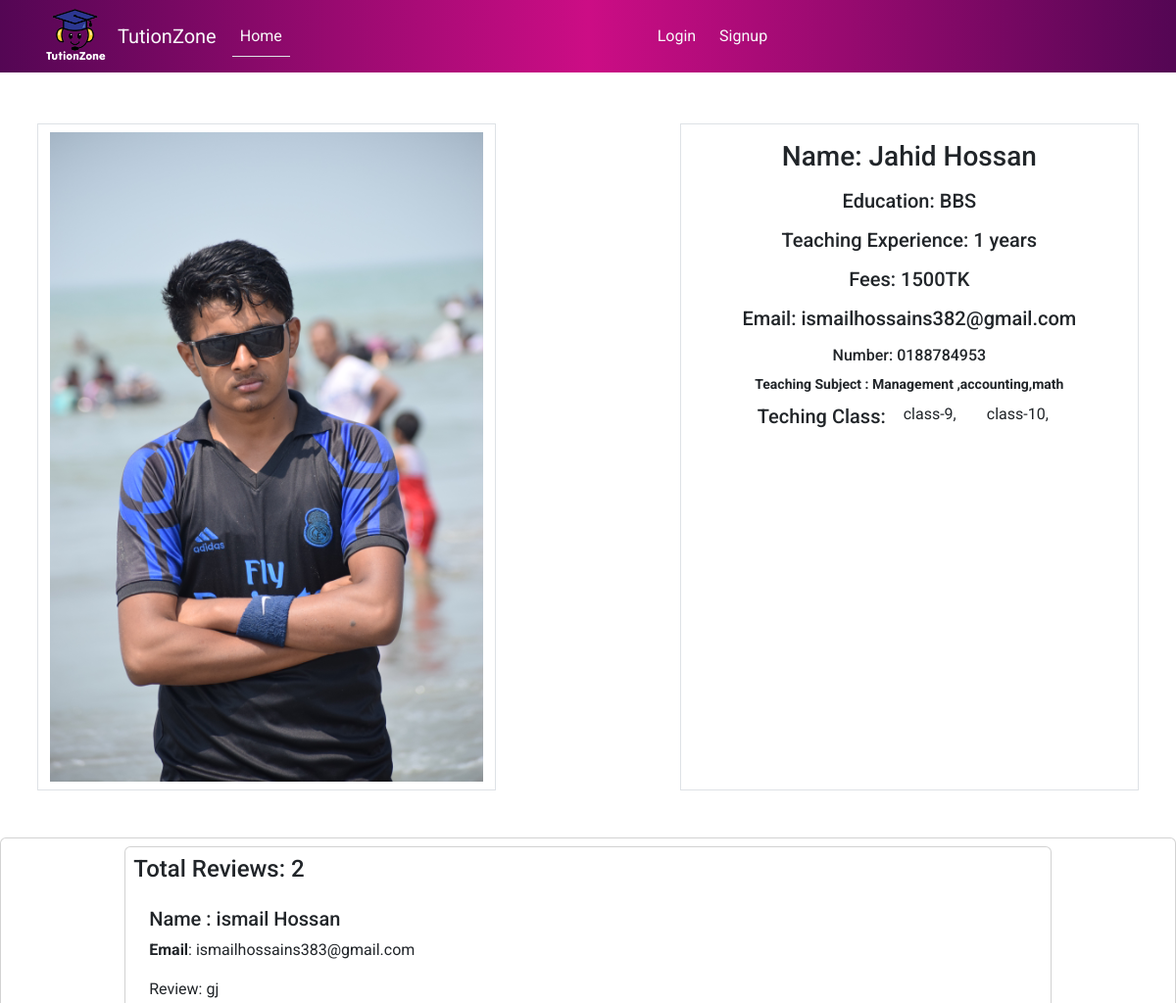
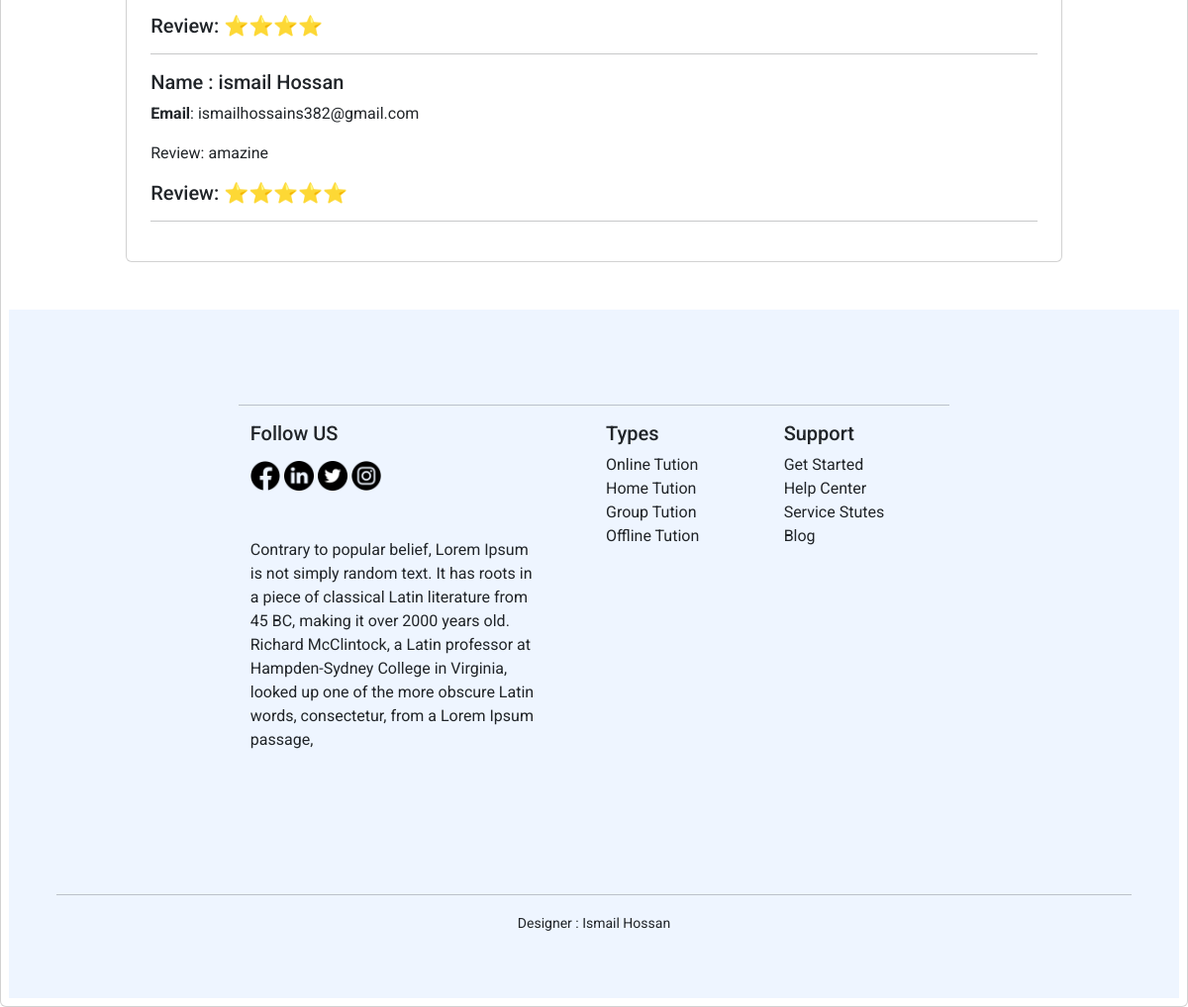
Screenshot of /tution/details/2/ with the database file from the repository (2 pictures, top to bottom).
### tution/models.py (models this page shows, shortened)
class AddTutors(models.Model):
    user = models.ForeignKey(User,on_delete =models.CASCADE,related_name ='tutor')
    name =models.CharField(max_length=50)
    image = models.ImageField(upload_to="tution/image/")
    class_category = models.ManyToManyField(CategoryByClasses)
    education = models.CharField(max_length=100)
    teaching_experience = models.CharField(max_length =20)
    fee =models.CharField(max_length=10)
    subject = models.CharField(max_length=50)
    number =models.CharField(max_length=12)

class Review(models.Model):
    tutors = models.ForeignKey(AddTutors ,on_delete =  models.CASCADE, related_name='reviews')
    body = models.TextField()
    name= models.CharField(max_length=100)
    email = models.EmailField()
    created_date = models.DateTimeField(auto_now_add=True)
    rating = models.CharField(choices = STARCHOICES ,max_length =10)

### categorybyclasses/models.py (models this page shows, shortened)
class CategoryByClasses(models.Model):
    name = models.CharField(max_length =30)
    slug = models.SlugField(max_length =40)

### tution/views.py (the view)
# urls.py: path('details/<int:id>/',views.tutorDetails, name='details'),
def tutorDetails(request,id):
    tutors =AddTutors.objects.get(pk=id)
    review = tutors.reviews.all()
    return render(request,'tutor_detail/details.html',{'tution':tutors ,"review":review})

### tution/templates/tutor_detail/details.html (shortened to what this page needs)
{% extends "base.html" %}
{% block content %}
{% load static %}
{% load crispy_forms_tags %}
 <div class="container text-center mb-5">
    <div class="row g-2 justify-content-between  mt-5">
      <div class="col-5 border">
        <div class="p-2">
            <img style="" src="{{ tution.image.url }}" class="card-img-top" alt="car-image">
        </div>
      </div>
      <div class="col-5 border">
        <div class="p-2">
            <h3 class="card-title p-2">Name: {{ tution.name}}</h3>
            <h3 class="card-title h5 p-2">Education: {{ tution.education}}</h3>
            <h5 class="card-title p-2">Teaching Experience: {{ tution.teaching_experience}}</h5>
            <h5 class="card-title p-2">Fees: {{ tution.fee}}TK</h5>
            <h5 class="card-title p-2">Email: {{ tution.user.email}}</h5>
            <h6 class="card-title p-2">Number: {{ tution.number}}</h6>
            <small> <b> Teaching Subject : {{tution.subject}} </b></small>
            <br>
            <h5>Teching Class:
              {% for category in tution.class_category.all %}
              <a class='btn h6 '>{{category.name}},</a>
              {% endfor %}
            </h5>
        </div>
      </div>
    </div>
  </div>
<div  class="card  p-2">
  <div style="width:80%; margin:auto;" class="card  p-2">
      <h4>Total Reviews: {{ review|length }}</h4>
      <div class="card-body">
        {% for rev in review %}
          <h5>Name : {{rev.name}}   </h5>
          <p><b>Email</b>: {{rev.email}}</p>
          <p>Review: {{rev.body}}</p>
          <h5>Review: {{rev.rating}}</h5>
          <hr>
        {% endfor %}
      </div>
  </div>
{% endblock content %}

### static/style.css (style rules this page uses)
body { margin: 0; padding: 0; }

### templates/base.html (style rules this page uses)
body { font-family: 'Montserrat', sans-serif; font-family: 'Roboto', sans-serif; }

### rows the page displays
AddTutors: image (picture), name "Jahid Hossan", education "BBS", teaching_experience "1 years", fee "1500", user.email "ismailhossains382@gmail.com", number "0188784953", subject "Management ,accounting,math"
CategoryByClasses: name "class-9"
CategoryByClasses: name "class-10"
Review: name "ismail Hossan", email "ismailhossains383@gmail.com", body "gj", rating "⭐⭐⭐⭐"
Review: name "ismail Hossan", email "ismailhossains382@gmail.com", body "amazine", rating "⭐⭐⭐⭐⭐"

### other values shown
{{ review|length }} "2"
